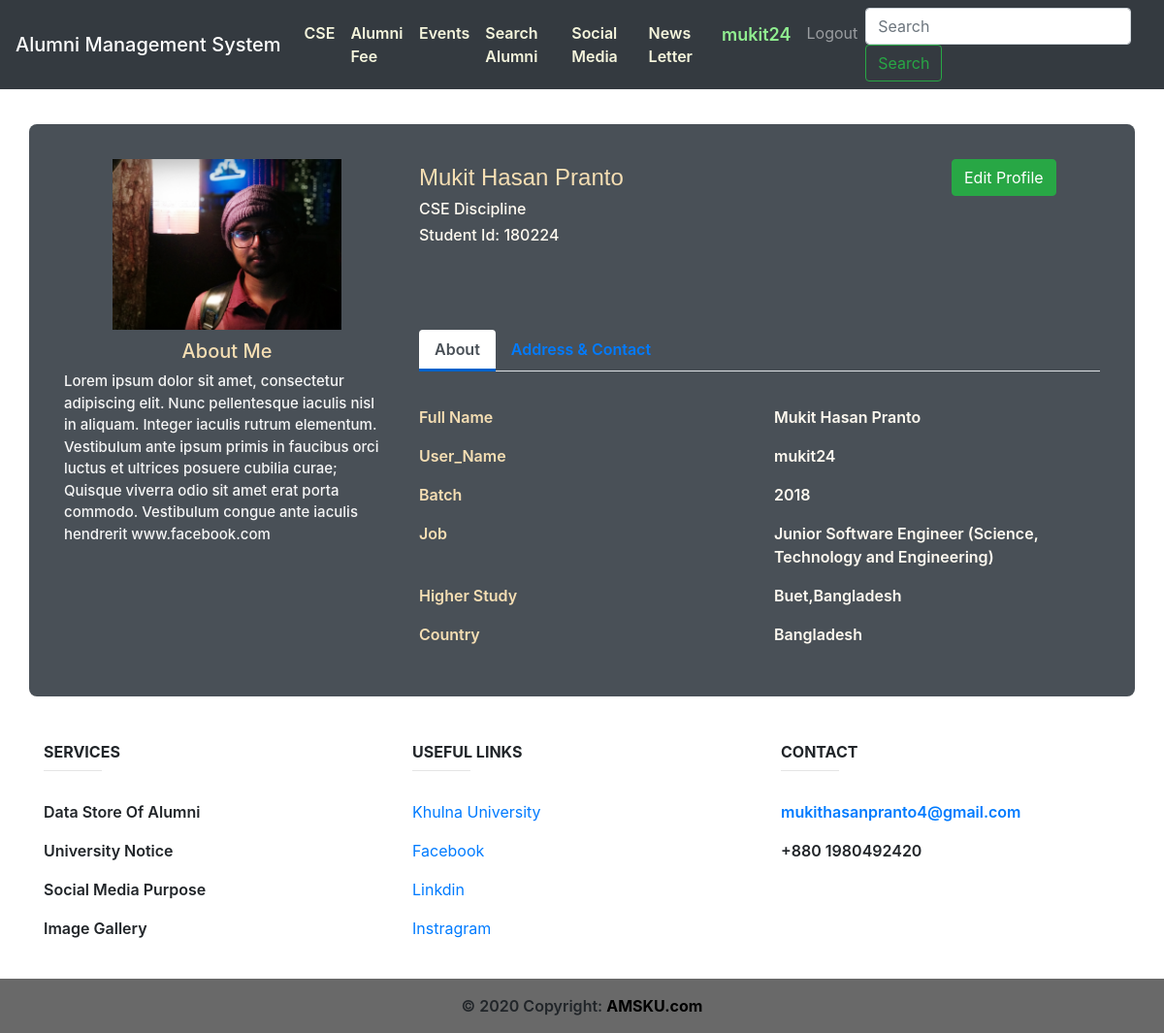
The app's page /alumni_profile/1/ (signed in) with its own data.
### alumni_profile/models.py (models this page shows, shortened)
class Alumni_Profile(models.Model):
    discipline_list = ['Architecture','CSE','ECE','Math','URP','Physics','Chemistry','Stat','Pharmacy','BGE','FWT','FMRT','Agrotechnology','ES','SWE','BAD','HRM','DP','PM','DS','History','English','Bangla','IER','Sculpture','Econ','Sociology','MCJ','Law']
    Discipline_Choices = []
    for x in discipline_list:
        Discipline_Choices.append((x,x))
    Id_Choices = []
    for x in range(1,51):
        Id_Choices.append((str(x),str(x)))
    Batch_Choices = []
    for x in range(1991,2019):
        Batch_Choices.append((str(x),str(x)))
    job_list=['Agriculture','Architecture and Construction','Business Management and Administration','Education','Finance','Food','Government and Public Administration','Health Science','Human Services','Law, Public Safety, Corrections and Security','Manufacturing','Marketing, Sales and Service','Natural Resources','Science, Technology and Engineering','Other']
    Job_Choices = []
    for x in job_list:
        Job_Choices.append((x,x))
    country_list = ["Afghanistan","Albania","Algeria","Andorra","Angola","Anguilla","Antigua &amp; Barbuda","Argentina","Armenia","Aruba","Australia","Austria","Azerbaijan","Bahamas","Bahrain","Bangladesh","Barbados","Belarus","Belgium","Belize","Benin","Bermuda","Bhutan","Bolivia","Bosnia &amp; Herzegovina","Botswana","Brazil","British Virgin Islands","Brunei","Bulgaria","Burkina Faso","Burundi","Cambodia","Cameroon","Cape Verde","Cayman Islands","Chad","Chile","China","Colombia","Congo","Cook Islands","Costa Rica","Cote D Ivoire","Croatia","Cruise Ship","Cuba","Cyprus","Czech Republic","Denmark","Djibouti","Dominica","Dominican Republic","Ecuador","Egypt","El Salvador","Equatorial Guinea","Estonia","Ethiopia","Falkland Islands","Faroe Islands","Fiji","Finland","France","French Polynesia","French West Indies","Gabon","Gambia","Georgia","Germany","Ghana","Gibraltar","Greece","Greenland","Grenada","Guam","Guatemala","Guernsey","Guinea","Guinea Bissau","Guyana","Haiti","Honduras","Hong Kong","Hungary","Iceland","India","Indonesia","Iran","Iraq","Ireland","Isle of Man","Israel","Italy","Jamaica","Japan","Jersey","Jordan","Kazakhstan","Kenya","Kuwait","Kyrgyz Republic","Laos","Latvia","Lebanon","Lesotho","Liberia","Libya","Liechtenstein","Lithuania","Luxembourg","Macau","Macedonia","Madagascar","Malawi","Malaysia","Maldives","Mali","Malta","Mauritania","Mauritius","Mexico","Moldova","Monaco","Mongolia","Montenegro","Montserrat","Morocco","Mozambique","Namibia","Nepal","Netherlands","Netherlands Antilles","New Caledonia","New Zealand","Nicaragua","Niger","Nigeria","Norway","Oman","Pakistan","Palestine","Panama","Papua New Guinea","Paraguay","Peru","Philippines","Poland","Portugal","Puerto Rico","Qatar","Reunion","Romania","Russia","Rwanda","Saint Pierre &amp; Miquelon","Samoa","San Marino","Satellite","Saudi Arabia","Senegal","Serbia","Seychelles","Sierra Leone","Singapore","Slovakia","Slovenia","South Africa","South Korea","Spain","Sri Lanka","St Kitts &amp; Nevis","St Lucia","St Vincent","St. Lucia","Sudan","Suriname","Swaziland","Sweden","Switzerland","Syria","Taiwan","Tajikistan","Tanzania","Thailand","Timor L'Este","Togo","Tonga","Trinidad &amp; Tobago","Tunisia","Turkey","Turkmenistan","Turks &amp; Caicos","Uganda","Ukraine","United Arab Emirates","United Kingdom","Uruguay","Uzbekistan","Venezuela","Vietnam","Virgin Islands (US)","Yemen","Zambia","Zimbabwe"]
    Country_Choices = []
    for x in country_list:
        Country_Choices.append((x,x))
    full_name = models.CharField(max_length=255)
    image = models.FileField(upload_to='uploads/')
    certificate = models.FileField(upload_to='uploads/')
    discipline = models.CharField(max_length=255,choices=Discipline_Choices)
    student_id = models.CharField(max_length=10)
    batch = models.CharField(max_length=50,choices=Batch_Choices)
    job_type = models.CharField(max_length=50)
    job_position = models.CharField(max_length=60)
    company_name = models.CharField(max_length=60,blank=True)
    higher_study = models.CharField(max_length=60)
    present_address = models.CharField(max_length=60)
    present_country = models.CharField(max_length=60,choices=Country_Choices)
    prmanent_address = models.CharField(max_length=60)
    mobile = models.CharField(max_length=60)
    facebook = models.URLField(max_length=60,blank=True)
    linkdin = models.URLField(max_length=60,blank=True)
    about_me = models.TextField()
    is_verified = models.BooleanField(default=False)
    ask_for_update_certificate = models.BooleanField(default=False)
    user = models.OneToOneField(settings.AUTH_USER_MODEL, on_delete=models.CASCADE,related_name="alumni")

### alumni_profile/views.py (the view)
# urls.py: path('<int:user_id>/',profile_view,name='alumni_profile'),
@login_required
def profile_view(request,user_id):
    hasProfile = False
    profile = []
    try:
        profile = Alumni_Profile.objects.get(user=request.user)
        hasProfile = True
    except:
        pass
    context={
        'hasProfile':hasProfile,
        'profile':profile,
    }
    return render(request,"profile/profile_view.html",context)

### alumni_fee/context_processors.py (called while the page is built)
def add_variable_to_context(request):
    year_fee = Fee_Info.objects.get()
    current_news_letter = News_Letter.objects.all().order_by('-start_date').first()
    return {
        'yearFee': year_fee.yearly_fee,
        'current_news_letter':current_news_letter,
    }

### templates/profile/profile_view.html (shortened to what this page needs)
{% extends "base.html" %}
{% load static %}
{% block content %}
<div class="container emp-profile">
    <form method="post">
        <div class="row">
            <div class="col-md-4">
                <div class="profile-img">
                    <img src="{{profile.image.url}}" alt="profile image"/>
                </div>
            </div>
            <div class="col-md-6">
                <div class="profile-head">
                            <h4>
                                {{profile.full_name}}
                            </h4>
                            <h6>
                                {{profile.discipline}} Discipline
                            </h6>
                            <h6>
                                Student Id: {{profile.student_id}}
                            </h6>
                </div>
            </div>
            {% if hasProfile %}
            <div class="col-md-2">
                <a href="{% url 'profile_update' user.id %}" class="btn btn-success">Edit Profile</a>
            </div>
            {% else %}
            <div class="col-md-2">
                <a href="{% url 'create_profile' user.id %}" class="btn btn-danger">Complete Profile</a>
            </div>
            {% endif %}
        </div>
        <div class="row">
            <div class="col-md-4">
                <div class="profile-work" style="padding-top: 10px;">
                    <h5>About Me</h5>
                    <p>{{profile.about_me}}</p>
                </div>
            </div>
            <div class="col-md-8">
                <ul class="nav nav-tabs" id="myTab" role="tablist">
                    <li class="nav-item">
                        <a class="nav-link active" id="home-tab" data-toggle="tab" href="#home" role="tab" aria-controls="home" aria-selected="true">About</a>
                    </li>
                    <li class="nav-item">
                        <a class="nav-link" id="profile-tab" data-toggle="tab" href="#profile" role="tab" aria-controls="profile" aria-selected="false">Address & Contact</a>
                    </li>
                </ul>
                <div class="tab-content profile-tab" id="myTabContent">
                    <div class="tab-pane fade show active" id="home" role="tabpanel" aria-labelledby="home-tab">
                                <div class="row">
                                    <div class="col-md-6">
                                        <label>Full Name</label>
                                    </div>
                                    <div class="col-md-6">
                                        <p>{{profile.full_name}}</p>
                                    </div>
                                </div>
                                <div class="row">
                                    <div class="col-md-6">
                                        <label>User_Name</label>
                                    </div>
                                    <div class="col-md-6">
                                        <p>{{profile.user}}</p>
                                    </div>
                                </div>
                                <div class="row">
                                    <div class="col-md-6">
                                        <label>Batch</label>
                                    </div>
                                    <div class="col-md-6">
                                        <p>{{profile.batch}}</p>
                                    </div>
                                </div>
                                <div class="row">
                                    <div class="col-md-6">
                                        <label>Job</label>
                                    </div>
                                    <div class="col-md-6">
                                        <p>{{profile.job_position}} ({{profile.job_type}})</p>
                                    </div>
                                </div>
                                <div class="row">
                                    <div class="col-md-6">
                                        <label>Higher Study</label>
                                    </div>
                                    <div class="col-md-6">
                                        <p>{{profile.higher_study}}</p>
                                    </div>
                                </div>
                                <div class="row">
                                    <div class="col-md-6">
                                        <label>Country</label>
                                    </div>
                                    <div class="col-md-6">
                                        <p>{{profile.present_country}}</p>
                                    </div>
                                </div>
                    </div>
                </div>
            </div>
        </div>
    </form>
</div>
{% endblock %}

### templates/base.html (shortened to what this page needs)
<!DOCTYPE html>
<html lang="en">
{% load static %}
<head>
    <link rel="stylesheet" href="https://cdnjs.cloudflare.com/ajax/libs/font-awesome/4.7.0/css/font-awesome.min.css">
    <link rel="stylesheet" href="https://maxcdn.bootstrapcdn.com/bootstrap/4.5.2/css/bootstrap.min.css">
    <link rel="stylesheet" href="{% static 'profile/profile_style.css' %}">
    <link rel="stylesheet" href="{% static 'css/style.css' %}">
</head>
<body>
    <nav class="navbar navbar-expand-lg navbar-dark bg-dark">
        <a href="{% url 'home' %}"><span class="navbar-brand mb-0 h1">Alumni Management System</span></a>
        <div class="collapse navbar-collapse" id="navbarSupportedContent">
            <ul class="navbar-nav m-auto">
                {% if request.user.alumni.is_verified %}
                <li class="nav-item ">
                    <a class="nav-link" style="font-weight: 600;color: beige;"
                        href="{% url 'discipline_view' %}">{{request.user.alumni.discipline}}</a>
                </li>
                <li class="nav-item ">
                    <a class="nav-link" style="font-weight: 600;color: beige;"
                        href="{% url 'alumni_fee_home' request.user.alumni.id %}">Alumni Fee</a>
                </li>
                <li class="nav-item ">
                    <a class="nav-link" style="font-weight: 600;color: beige;" href="{% url 'event_view' %}">Events</a>
                </li>
                {% endif %}
                <li class="nav-item ">
                    <a class="nav-link" style="font-weight: 600;color: beige;" href="{% url 'search_view' %}">Search
                        Alumni</a>
                </li>
                <li class="nav-item ">
                    <a class="nav-link" style="font-weight: 600;color: beige;" href="{% url 'welcome_view' %}">Social
                        Media</a>
                </li>
                <li class="nav-item ">
                    <a class="nav-link" style="font-weight: 600;color: beige;" href="{% url 'news_view' current_news_letter.id %}">News Letter</a>
                </li>
                <li class="nav-item ">
                    <a class="nav-link" style="font-weight: 600;color: lightgreen;font-size: large;"
                        href="{% url 'alumni_profile' user.id %}">{{request.user}}</a>
                </li>
                <li class="nav-item ">
                    <a class="nav-link" href="{% url 'account_logout' %}">Logout</a>
                </li>
            </ul>
            <form class="form-inline my-2 my-lg-0" action="{% url 'advance_search_result' %}" method="POST">
                <input class="form-control mr-sm-2" name="search" type="search" placeholder="Search"
                    aria-label="Search">
                <button class="btn btn-outline-success my-2 my-sm-0" type="submit">Search</button>
            </form>
        </div>
    </nav>
    {% block content %}{% endblock %}
    <div class="container text-center text-md-left mt-5">
        <div class="row mt-3">
            <div class="col-md-4 col-lg-4 col-xl-4 mx-auto mb-4" style="font-weight: 600;">
                <h6 class="text-uppercase font-weight-bold">Services</h6>
                <hr class="deep-purple accent-2 mb-4 mt-0 d-inline-block mx-auto" style="width: 60px;">
                <p>
                    Data Store Of Alumni
                </p>
                <p>
                    University Notice
                </p>
                <p>
                    Social Media Purpose
                </p>
                <p>
                    Image Gallery
                </p>
            </div>
            <div class="col-md-4 col-lg-4 col-xl-4 mx-auto mb-4">
                <h6 class="text-uppercase font-weight-bold">Useful links</h6>
                <hr class="deep-purple accent-2 mb-4 mt-0 d-inline-block mx-auto" style="width: 60px;">
                <p>
                    <a href="#!">Khulna University</a>
                </p>
                <p>
                    <a href="#!">Facebook</a>
                </p>
                <p>
                    <a href="#!">Linkdin</a>
                </p>
                <p>
                    <a href="#!">Instragram</a>
                </p>
            </div>
            <div class="col-md-4 col-lg-4 col-xl-4 mx-auto mb-md-0 mb-4" style="font-weight: 600;">
                <h6 class="text-uppercase font-weight-bold">Contact</h6>
                <hr class="deep-purple accent-2 mb-4 mt-0 d-inline-block mx-auto" style="width: 60px;">
                <p>
                    <a href="mailto:mukithasanpranto4@gmail.com">mukithasanpranto4@gmail.com</a>
                </p>
                <p>
                    +880 1980492420</p>
            </div>
        </div>
    </div>
    <div class="footer-copyright text-center py-3" style="background-color: dimgrey;font-weight: 600;">© 2020 Copyright:
        <a href="#" style="color: black;font-weight: 700;"> AMSKU.com</a>
    </div>
</body>
</html>

### home/static/profile/profile_style.css (style rules this page uses)
.emp-profile { padding: 3%; margin-top: 3%; margin-bottom: 3%; border-radius: 0.5rem; background-color: #495057; }
.profile-img { text-align: center; }
.profile-img img { width: 70%; height: 100%; }
.profile-head h4 { color: wheat; }
.profile-head h6 { color: floralwhite; }
.nav-tabs { margin-bottom:5%; }
.nav-tabs .nav-link { font-weight:600; border: none; }
.nav-tabs .nav-link.active { border: none; border-bottom:3px solid #0062cc; }
.profile-work h5 { text-align: center; color: wheat; }
.profile-work p { font-size: 15px; color: whitesmoke; font-weight: 500; }
.profile-tab label { font-weight: 600; }
.profile-tab p { font-weight: 600; color: floralwhite; }
.tab-content label { color:wheat; }

### home/static/css/style.css (style rules this page uses)
.info h3,h4 { font-family: 'Franklin Gothic Medium', 'Arial Narrow', Arial, sans-serif; color: whitesmoke; padding-top:5px ; }

### templates/base.html (style rules this page uses)
* { box-sizing: border-box; }

### records on screen
Alumni_Profile: image (picture), full_name "Mukit Hasan Pranto", discipline "CSE", student_id "180224", about_me "Lorem ipsum dolor sit amet, consectetur adipiscing elit. Nunc pellentesque iaculis nisl in aliquam. Integer iaculis rutrum elementum. Vestibulum ante ipsum primis in faucibus orci luctus et ultrices posuere cubilia curae; Quisque viverra odio sit amet erat porta commodo. Vestibulum congue ante iaculis hendrerit www.facebook.com", user "mukit24", batch "2018", job_position "Junior Software Engineer", job_type "Science, Technology and Engineering", higher_study "Buet,Bangladesh", present_country "Bangladesh"

### other values on screen
{{ request.user.alumni.discipline }} "CSE"
{{ request.user }} "mukit24"
